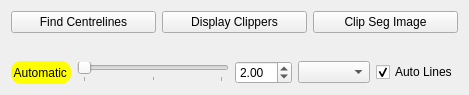
<?xml version="1.0" encoding="UTF-8"?>
<ui version="4.0">
 <class>AtrialScarClipperViewControls</class>
 <widget class="QWidget" name="AtrialScarClipperViewControls">
  <property name="geometry">
   <rect>
    <x>0</x>
    <y>0</y>
    <width>469</width>
    <height>95</height>
   </rect>
  </property>
  <property name="windowTitle">
   <string>QmitkTemplate</string>
  </property>
  <layout class="QVBoxLayout" name="verticalLayout">
   <item>
    <layout class="QHBoxLayout" name="horizontalLayout_1">
     <item>
      <widget class="QPushButton" name="button_1">
       <property name="text">
        <string>Find Centrelines</string>
       </property>
      </widget>
     </item>
     <item>
      <widget class="QPushButton" name="button_2">
       <property name="text">
        <string>Display Clippers</string>
       </property>
      </widget>
     </item>
     <item>
      <widget class="QPushButton" name="button_4">
       <property name="text">
        <string>Clip Seg Image</string>
       </property>
      </widget>
     </item>
    </layout>
   </item>
   <item>
    <widget class="QVTKOpenGLStereoWidget" name="widget_1" native="true">
     <property name="sizePolicy">
      <sizepolicy hsizetype="MinimumExpanding" vsizetype="MinimumExpanding">
       <horstretch>0</horstretch>
       <verstretch>0</verstretch>
      </sizepolicy>
     </property>
    </widget>
   </item>
   <item>
    <layout class="QHBoxLayout" name="horizontalLayout_2">
     <item>
      <widget class="QLabel" name="label">
       <property name="styleSheet">
        <string notr="true">border-width: 1px;
border-color: black;
border-radius: 10px;
background-color: yellow;</string>
       </property>
       <property name="text">
        <string> Automatic </string>
       </property>
      </widget>
     </item>
     <item>
      <widget class="QSlider" name="slider">
       <property name="maximum">
        <number>2</number>
       </property>
       <property name="orientation">
        <enum>Qt::Horizontal</enum>
       </property>
       <property name="tickPosition">
        <enum>QSlider::TicksBelow</enum>
       </property>
      </widget>
     </item>
     <item>
      <widget class="QDoubleSpinBox" name="spinBox">
       <property name="minimum">
        <double>1.000000000000000</double>
       </property>
       <property name="maximum">
        <double>20.000000000000000</double>
       </property>
       <property name="singleStep">
        <double>0.020000000000000</double>
       </property>
       <property name="value">
        <double>2.000000000000000</double>
       </property>
      </widget>
     </item>
     <item>
      <widget class="QComboBox" name="comboBox"/>
     </item>
     <item>
      <widget class="QCheckBox" name="checkBox">
       <property name="text">
        <string>Auto Lines</string>
       </property>
       <property name="checked">
        <bool>true</bool>
       </property>
      </widget>
     </item>
    </layout>
   </item>
  </layout>
 </widget>
 <layoutdefault spacing="6" margin="11"/>
 <customwidgets>
  <customwidget>
   <class>QVTKOpenGLStereoWidget</class>
   <extends>QWidget</extends>
   <header>QVTKOpenGLStereoWidget.h</header>
   <container>1</container>
  </customwidget>
 </customwidgets>
 <resources/>
 <connections/>
</ui>
